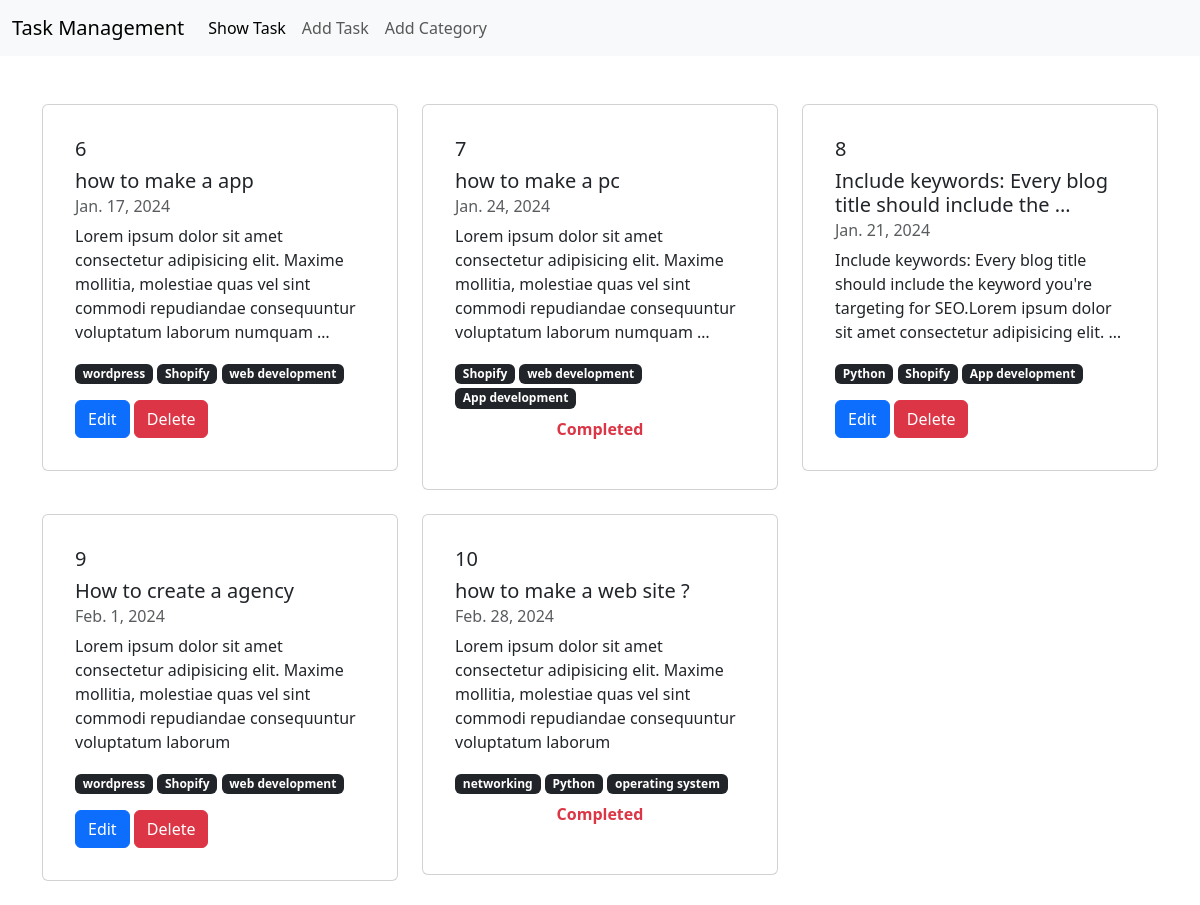
The page / on the database its author committed.
### add_task/models.py (models this page shows, shortened)
class Add_Task(models.Model):
    task_title = models.CharField(max_length=150)
    task_description = models.TextField()
    task_assign_date = models.DateField()
    Category = models.ManyToManyField(Add_Category)
    complete = models.BooleanField(default=False)

### add_category/models.py (models this page shows, shortened)
class Add_Category(models.Model):
    cate_name = models.CharField(max_length=100)

### Task_Management_System/views.py (the view)
# urls.py: 2. Add a URL to urlpatterns:  path('', views.home, name='home')
def home(request):
    task=Add_Task.objects.all()
    return render(request,'index.html',{'data':task})

### templates/index.html (shortened to what this page needs)
{% extends 'base.html' %}
{% block content %}
<div class="container">
   <div class="row mt-5">
      {% for i in data %}
      <div class="col-4">
         <div class="card p-3 mb-4" style="width: 100%;">
            <div class="card-body">
               <h5 class="card-title">{{i.id}}</h5>
               <h5 class="card-title">{{i.task_title | truncatewords:8}}</h5>
               <h6 class="card-subtitle mb-2 text-body-secondary">{{i.task_assign_date}}</h6>
               <p class="card-text">{{i.task_description | truncatewords:20}}</p>
               {% for category in i.Category.all %}
               <span class="badge text-bg-dark">{{ category.cate_name }}</span>
               {% endfor %}
               {% if i.complete %}
               <p class="text-danger text-center mt-2"><b>Completed</b></p>
               {% else %}
               <div class="mt-3">
                  <a href="{% url 'edit_task' i.id %}" class="btn btn-primary">Edit</a>
                  <a href="{% url 'delete_task' i.id %}" class="btn btn-danger">Delete</a>
               </div>
               {% endif %}
            </div>
         </div>
      </div>
      {% endfor %}
   </div>
</div>
{% endblock %}

### templates/base.html (shortened to what this page needs)
<!doctype html>
<html lang="en">
  <head>
    <link href="https://cdn.jsdelivr.net/npm/bootstrap@5.3.2/dist/css/bootstrap.min.css" rel="stylesheet">
  </head>
  <body>
    <nav class="navbar navbar-expand-lg bg-body-tertiary">
        <div class="container-fluid">
          <a class="navbar-brand" href="{% url 'home' %}">Task Management</a>
          <div class="collapse navbar-collapse" id="navbarNav">
            <ul class="navbar-nav">
              <li class="nav-item">
                <a class="nav-link active" aria-current="page" href="{% url 'home' %}">Show Task</a>
              </li>
              <li class="nav-item">
                <a class="nav-link" href="{% url 'add_task' %}">Add Task</a>
              </li>
              <li class="nav-item">
                <a class="nav-link" href="{% url 'add_category' %}">Add Category</a>
              </li>
            </ul>
          </div>
        </div>
      </nav>
         {% block content %}
         {% endblock%}
  </body>
</html>

### rows shown on the page
Add_Task: id "6", task_title "how to make a app", task_assign_date "Jan. 17, 2024", task_description "Lorem ipsum dolor sit amet consectetur adipisicing elit. Maxime mollitia, molestiae quas vel sint commodi repudiandae consequuntur voluptatum laborum numquam …", complete "Edit"
Add_Category: cate_name "wordpress"
Add_Category: cate_name "Shopify"
Add_Category: cate_name "web development"
Add_Task: id "7", task_title "how to make a pc", task_assign_date "Jan. 24, 2024", task_description "Lorem ipsum dolor sit amet consectetur adipisicing elit. Maxime mollitia, molestiae quas vel sint commodi repudiandae consequuntur voluptatum laborum numquam …", complete "Completed"
Add_Category: cate_name "App development"
Add_Task: id "8", task_title "Include keywords: Every blog title should include the …", task_assign_date "Jan. 21, 2024", task_description "Include keywords: Every blog title should include the keyword you're targeting for SEO.Lorem ipsum dolor sit amet consectetur adipisicing elit. …", complete "Edit"
Add_Category: cate_name "Python"
Add_Task: id "9", task_title "How to create a agency", task_assign_date "Feb. 1, 2024", task_description "Lorem ipsum dolor sit amet consectetur adipisicing elit. Maxime mollitia, molestiae quas vel sint commodi repudiandae consequuntur voluptatum laborum", complete "Edit"
Add_Task: id "10", task_title "how to make a web site ?", task_assign_date "Feb. 28, 2024", task_description "Lorem ipsum dolor sit amet consectetur adipisicing elit. Maxime mollitia, molestiae quas vel sint commodi repudiandae consequuntur voluptatum laborum", complete "Completed"
Add_Category: cate_name "networking"
Add_Category: cate_name "operating system"
